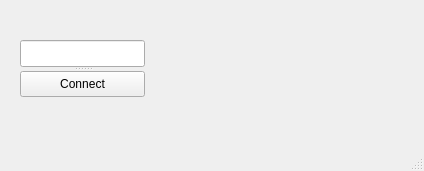
<?xml version="1.0" encoding="UTF-8"?>
<ui version="4.0">
 <class>Kjkserial</class>
 <widget class="QMainWindow" name="Kjkserial">
  <property name="geometry">
   <rect>
    <x>0</x>
    <y>0</y>
    <width>424</width>
    <height>171</height>
   </rect>
  </property>
  <property name="windowTitle">
   <string>Kjkserial</string>
  </property>
  <property name="animated">
   <bool>false</bool>
  </property>
  <widget class="QWidget" name="centralwidget">
   <widget class="QSplitter" name="splitter">
    <property name="geometry">
     <rect>
      <x>20</x>
      <y>40</y>
      <width>125</width>
      <height>57</height>
     </rect>
    </property>
    <property name="orientation">
     <enum>Qt::Vertical</enum>
    </property>
    <widget class="QLineEdit" name="numberGet"/>
    <widget class="QPushButton" name="connectButton">
     <property name="text">
      <string>Connect</string>
     </property>
    </widget>
   </widget>
  </widget>
  <widget class="QStatusBar" name="statusbar"/>
  <widget class="QMenuBar" name="menubar">
   <property name="geometry">
    <rect>
     <x>0</x>
     <y>0</y>
     <width>424</width>
     <height>25</height>
    </rect>
   </property>
   <property name="nativeMenuBar">
    <bool>true</bool>
   </property>
  </widget>
 </widget>
 <resources/>
 <connections/>
</ui>
